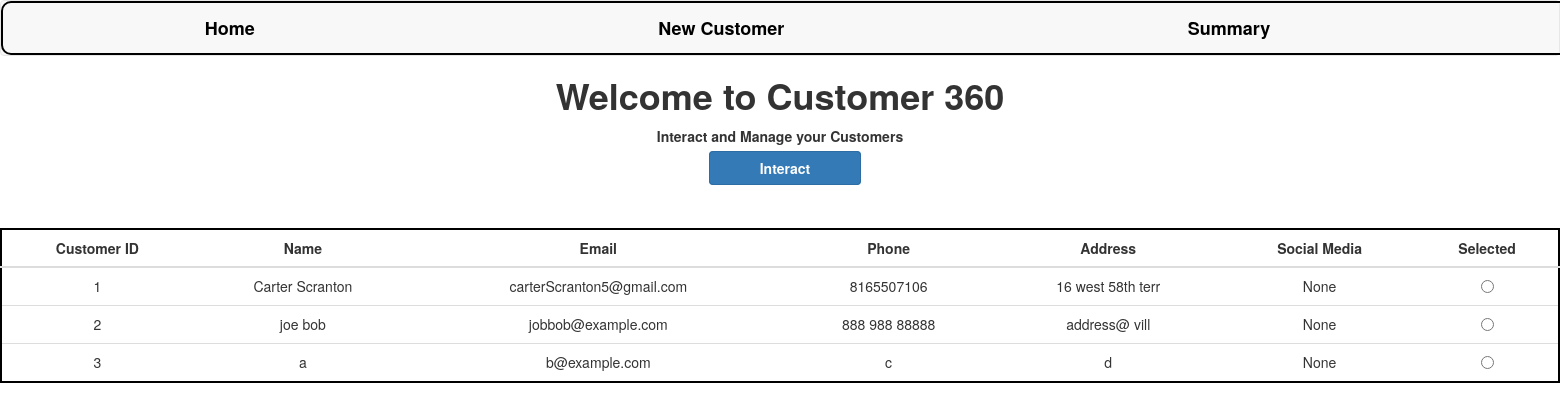
Before: / with the older database file.
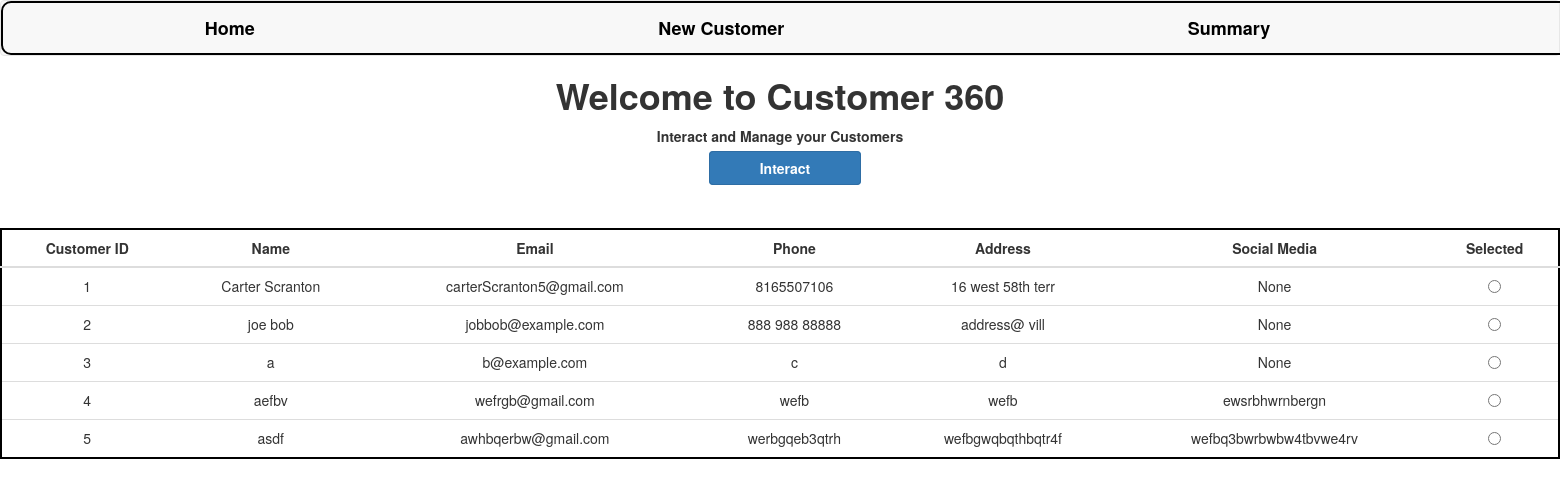
After: the same page with the newer database file.
### customer360/models.py (models this page shows, shortened)
class Customer(models.Model):
    id = models.AutoField(primary_key=True)
    name = models.CharField(max_length=100)
    email = models.EmailField(max_length=100)
    phone = models.CharField(max_length=20)
    address = models.CharField(max_length=200)
    social_media = models.CharField(max_length=200,null=True)

### customer360/views.py (the view)
# urls.py: path('',views.index,name="index"),
def index(request):
    customers = Customer.objects.all()
    context = {"customers":customers}
    return render(request,"index.html",context=context)

### customer360/templates/index.html (shortened to what this page needs)
{% extends 'base.html' %}
{% load static %}
{% block content %}
<html>
    <head>
    </head>
    <body>
        <h1>Welcome to Customer 360</h1>
        <p>Interact and Manage your Customers</p>
        <a class="btn btn-primary" style="font-weight:bold; display:inline" onclick="set_customer()">Interact</a>
        <table class="table">
            <thead>
                <tr>
                    <th>Customer ID</th>
                    <th>Name</th>
                    <th>Email</th>
                    <th>Phone</th>
                    <th>Address</th>
                    <th>Social Media</th>
                    <th>Selected</th>
                </tr>
            </thead>
            <tbody>
                {% for customer in customers %}
                    <tr>
                        <td>{{customer.id }}</td>
                        <td>{{customer.name }}</td>
                        <td>{{customer.email }}</td>
                        <td>{{customer.phone }}</td>
                        <td>{{customer.address }}</td>
                        <td>{{customer.social_media }}</td>
                        <td>
                            <input type="radio" name="selected_customers" value="{{ customer.id }}">
                        </td>
                    </tr>
                {% endfor %}
            </tbody>
        </table>
    </body>
</html>
{% endblock content %}

### customer360/templates/base.html (shortened to what this page needs)
{% load static %}
<!DOCTYPE html>
<html>
    <head>
        <link rel="stylesheet" href="https://maxcdn.bootstrapcdn.com/bootstrap/3.4.1/css/bootstrap.min.css">
        <link rel="stylesheet" href="{% static 'css/main.css' %}">
    </head>
    <body>
        <nav class="navbar navbar-default">
                <ul class="nav navbar-nav">
                    <li>
                        <a style="color:black;" href="/">Home</a>
                    </li>
                    <li>
                        <a  style="color:black;" href="/create">New Customer</a>
                    </li>
                    <li>
                        <a style="color:black;" href="/summary">Summary</a>
                    </li>
                </ul>
        </nav>
        {% block content %}
        {% endblock %}
    </body>
</html>

### static/css/main.css (style rules this page uses)
body { text-align: center; margin: auto; }
h1,p { font-weight: bold; }
table { margin: auto; border: 2px solid #000000; margin-top: 50px; border-radius: 15px; background-color: white; text-align: center; }
th { text-align: center; }
.nav { width: 200%; border: 2px solid black; border-radius: 10px; }
.nav li { margin-right: 6%; margin-left: 6%; font-size: large; font-weight: bold; }
.btn { display: flex; margin-top: 10px; margin-bottom: 10px; padding-left: 50px; padding-right: 50px; text-align: left; margin-left: 10px; }

Changed rows visible on the page:
added Customer: id "4", name "aefbv", email "wefrgb@gmail.com", phone "wefb", address "wefb", social_media "ewsrbhwrnbergn"
added Customer: id "5", name "asdf", email "awhbqerbw@gmail.com", phone "werbgqeb3qtrh", address "wefbgwqbqthbqtr4f", social_media "wefbq3bwrbwbw4tbvwe4rv"
